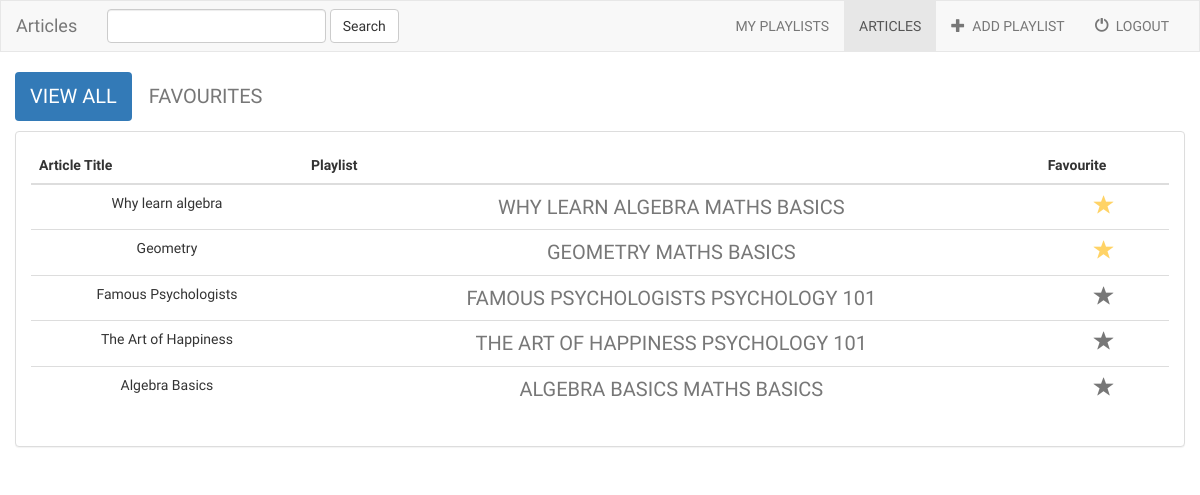
The page /articles/articles/all/ (signed in) on the database as committed earlier.
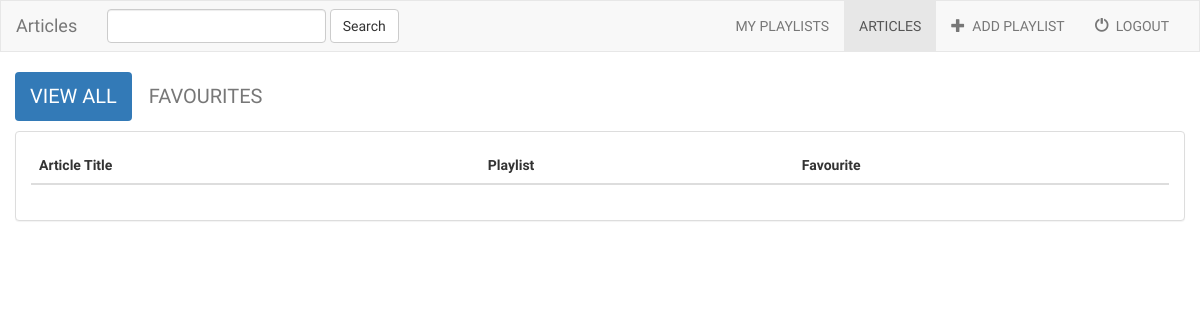
The same page on the database as committed later.
### articles/models.py (models this page shows, shortened)
class Article(models.Model):
    playlist = models.ForeignKey(Playlist, on_delete=models.CASCADE)
    article_title = models.CharField(max_length=1000)
    article_url = models.CharField(max_length=1500)
    is_favourite = models.BooleanField(default=False)

class Playlist(models.Model):
    user = models.ForeignKey(User, default=1)
    playlist_creator = models.CharField(max_length=200)
    playlist_title = models.CharField(max_length=200)
    playlist_topic = models.CharField(max_length=200)
    is_favourite = models.BooleanField(default=False)

### articles/views.py (the view)
# urls.py: url(r'^articles/', include('articles.urls')),
def articles(request, filter_by):
    if not request.user.is_authenticated():
        return render(request, 'articles/login.html')
    else:
        try:
            article_ids = []
            for playlist in Playlist.objects.filter(user=request.user):
                for article in playlist.article_set.all():
                    article_ids.append(article.pk)
            users_articles = Article.objects.filter(pk__in=article_ids)
            if filter_by == 'favorites':
                users_articles = users_articles.filter(is_favorite=True)
        except Playlist.DoesNotExist:
            users_articles = []
        return render(request, 'articles/articles.html', {
            'article_list': users_articles,
            'filter_by': filter_by,
        })

### articles/templates/articles/articles.html (shortened to what this page needs)
{% extends 'articles/base.html' %}
{% block articles_active %}active{% endblock %}
{% block body %}
<div class="container-fluid articles-container">
    <div class="row">
        <div class="col-sm-12">
            <ul class="nav nav-pills" style="margin-bottom: 10px;">
                <li role="presentation" {% if filter_by == 'all' %}class="active"{% endif %}><a href="{% url 'articles:articles' 'all' %}">View All</a></li>
                <li role="presentation" {% if filter_by == 'favourites' %}class="active"{% endif %}><a href="{% url 'articles:articles' 'favourites' %}">Favourites</a></li>
            </ul>
        </div>
    </div>
    <div class="row">
        <div class="col-sm-12">
            <div class="panel panel-default">
                <div class="panel-body">
                    <table class="table">
                        <thead>
                            <tr>
                                <th>Article Title</th>
                                <th>Playlist</th>
                                <th>Favourite</th>
                            </tr>
                        </thead>
                        <tbody>
                            {% for article in article_list %}
                                <tr>
                                    <td>{{ article.article_title }}</td>
                                    <td>
                                        <a href="{% url 'articles:detail' article.playlist.id %}">
                                            {{ article.article_title }}
                                        </a>
                                        <a href="{% url 'articles:detail' article.playlist.id %}">{{ article.playlist.playlist_title }}</a>
                                    </td>
                                    <td>
                                        <a href="{% url 'articles:favourite' article.id %}" class="btn-favorite"><span class="glyphicon glyphicon-star {% if article.is_favourite %}active{% endif %}"></span></a>
                                    </td>
                                </tr>
                            {% endfor %}
                        </tbody>
                    </table>
                </div>
            </div>
        </div>
    </div>
</div>
{% endblock %}

Rows that differ between the two databases and show on the page:
removed Article: article_title "Why learn algebra", article_title "WHY LEARN ALGEBRA", playlist.playlist_title "MATHS BASICS", is_favourite True (drawn)
removed Article: article_title "Geometry", article_title "GEOMETRY", playlist.playlist_title "MATHS BASICS", is_favourite True (drawn)
no longer on this page (row edited): Article: article_title "Famous Psychologists", article_title "FAMOUS PSYCHOLOGISTS", playlist.playlist_title "PSYCHOLOGY 101", is_favourite False (drawn)
no longer on this page (row unchanged): Article: article_title "The Art of Happiness", article_title "THE ART OF HAPPINESS", playlist.playlist_title "PSYCHOLOGY 101", is_favourite False (drawn)
removed Article: article_title "Algebra Basics", article_title "ALGEBRA BASICS", playlist.playlist_title "MATHS BASICS", is_favourite False (drawn)
